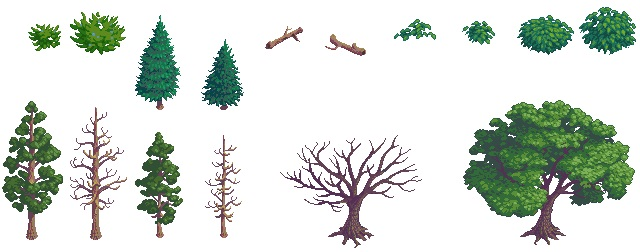
#> input picture 13584586-extract-sprite/1.jpg, 640 x 252 px
$ python extract_sprite.py
#> lines starting #> are read from the running program, lines starting #| are printed output that depends on the picture; after the words box and inside, x2 and y2 are one past the last pixel; in counts of white or black regions, pixels touching at a corner belong together
import cv2

image = cv2.imread('1.jpg')
#> image is the input picture: shape (252, 640, 3); mean B, G, R 212.3, 219.7, 212.5
original = image.copy()
gray = cv2.cvtColor(image, cv2.COLOR_BGR2GRAY)
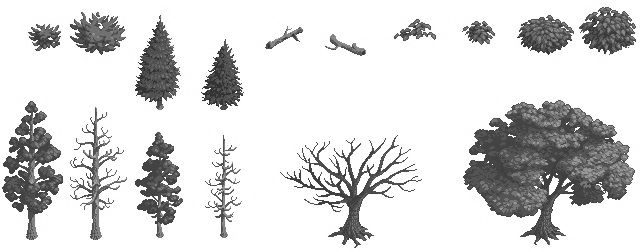
#> gray: shape (252, 640); min 1, max 255, mean 216.7
thresh = cv2.threshold(gray, 0, 255, cv2.THRESH_BINARY_INV + cv2.THRESH_OTSU)[1]
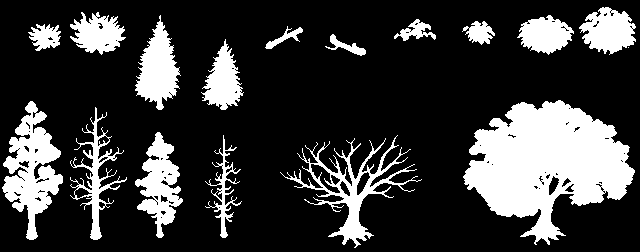
#> thresh: shape (252, 640); 22.6% white; 17 white regions (1 under 20 px), largest, box (x1, y1, x2, y2) and area: (463, 100, 635, 245) 14294, (2, 101, 63, 240) 3964, (280, 135, 422, 248) 2969

kernel = cv2.getStructuringElement(cv2.MORPH_RECT, (3,3))
close = cv2.morphologyEx(thresh, cv2.MORPH_CLOSE, kernel, iterations=2)
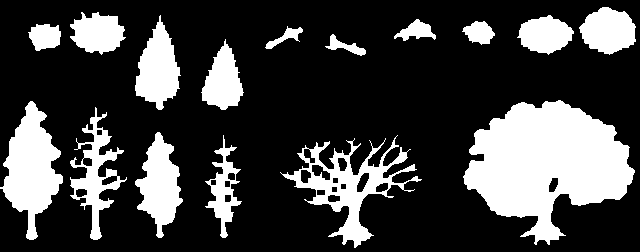
#> close: shape (252, 640); 25.7% white; 16 white regions, largest, box (x1, y1, x2, y2) and area: (463, 100, 635, 245) 14778, (0, 101, 63, 240) 4516, (280, 135, 422, 248) 4224
dilate = cv2.dilate(close, kernel, iterations=1)
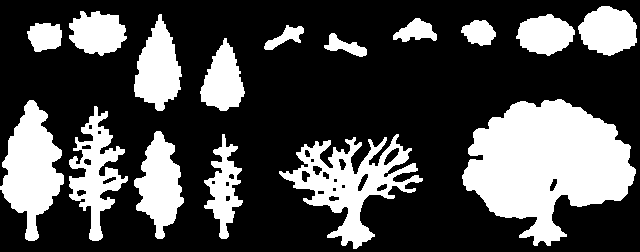
#> dilate: shape (252, 640); 29.9% white; 16 white regions

cnts = cv2.findContours(dilate, cv2.RETR_EXTERNAL, cv2.CHAIN_APPROX_SIMPLE)
#> cnts = 16 contours; largest, box (x1, y1, x2, y2) and area: (462, 99, 636, 246) 15384, (279, 134, 423, 249) 6058, (0, 100, 64, 241) 4809, (69, 106, 128, 241) 3132, (134, 131, 184, 239) 2939
cnts = cnts[0] if len(cnts) == 2 else cnts[1]

sprite_number = 0
for c in cnts:
    x,y,w,h = cv2.boundingRect(c)
    ROI = image[y:y+h, x:x+w]
    cv2.imwrite('sprite_{}.png'.format(sprite_number), ROI)
    cv2.rectangle(image, (x, y), (x + w, y + h), (36,255,12), 2)
    sprite_number += 1
#> this loop made 16 passes
#> (x, y, w, h) on passes 1 to 12: (279, 134, 144, 115), (204, 134, 39, 105), (134, 131, 50, 108), (69, 106, 59, 135), (0, 100, 64, 141), (462, 99, 174, 147), (200, 38, 45, 73), (324, 33, 43, 24), (264, 25, 40, 25), (27, 23, 35, 29), (461, 20, 35, 26), (393, 18, 44, 24)
#> pass 1, `ROI = image[y:y+h, x:x+w]`:
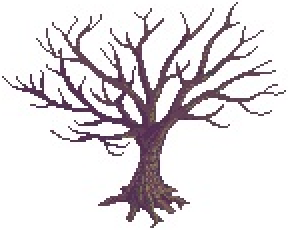
#> ROI: shape (115, 144, 3) (shown 2 times larger); mean B, G, R 223.5, 220.3, 225.3
#> pass 3, `ROI = image[y:y+h, x:x+w]`:
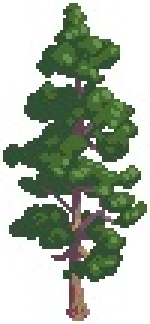
#> ROI: shape (108, 50, 3) (shown 3 times larger); mean B, G, R 165.7, 181.5, 170.3
#> after the loop:
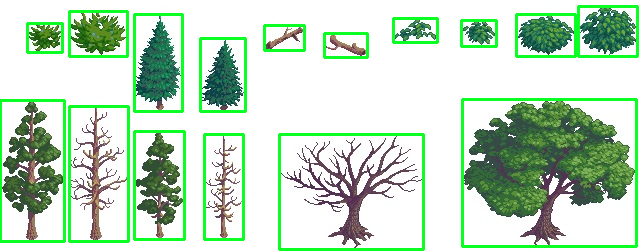
#> image: shape (252, 640, 3); 7.99% of pixels changed, all inside (x1, y1, x2, y2) = (0, 5, 639, 251)
#> after the loop, sprite_number = 16

cv2.imshow('thresh', thresh)
cv2.imshow('dilate', dilate)
cv2.imshow('image', image)
cv2.waitKey()

$ run again, with 13584586-extract-sprite/ROIS.PNG saved as 13584586-extract-sprite/1.jpg
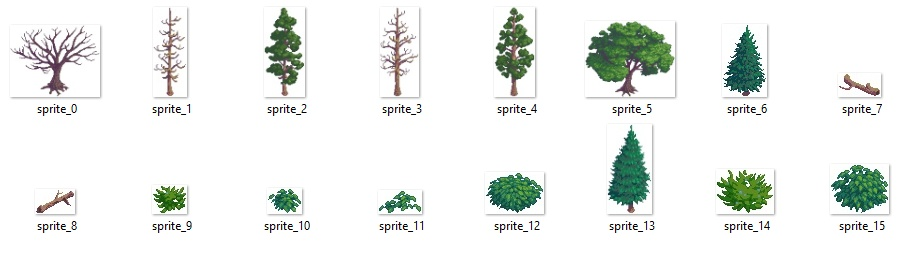
#> input picture 13584586-extract-sprite/ROIS.PNG, 907 x 256 px
#> image is the input picture: shape (256, 907, 3); mean B, G, R 236.1, 239, 235.7
#> `thresh = cv2.threshold(gray, 0, 255, cv2.THRESH_BINARY_INV + cv2.THRES..`:
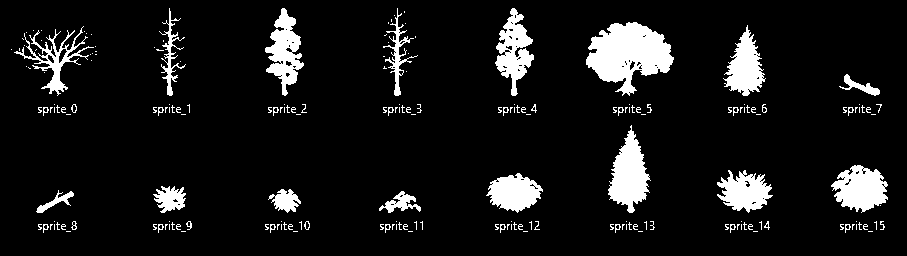
#> thresh: shape (256, 907); 9.3% white; 204 white regions (163 under 20 px), largest, box (x1, y1, x2, y2) and area: (586, 22, 674, 96) 3844, (608, 125, 651, 213) 2016, (831, 165, 888, 213) 1776
#> close: shape (256, 907); 11.4% white; 71 white regions (25 under 20 px), largest, box (x1, y1, x2, y2) and area: (586, 22, 674, 96) 4020, (608, 125, 651, 213) 2140, (14, 26, 97, 96) 2028
#> dilate: shape (256, 907); 14.2% white; 39 white regions
#> cnts = 39 contours; largest, box (x1, y1, x2, y2) and area: (585, 21, 675, 97) 4254, (10, 25, 98, 97) 2594, (607, 124, 652, 214) 2302, (830, 164, 889, 214) 2074, (494, 7, 535, 97) 2040
#> the loop `for c in cnts:` made 39 passes
#> (x, y, w, h) on passes 1 to 8: (873, 220, 13, 11), (839, 220, 35, 14), (758, 220, 13, 11), (724, 220, 35, 14), (643, 220, 13, 11), (609, 220, 35, 14), (528, 220, 13, 11), (494, 220, 35, 14)
#> after the loop `for c in cnts:`:
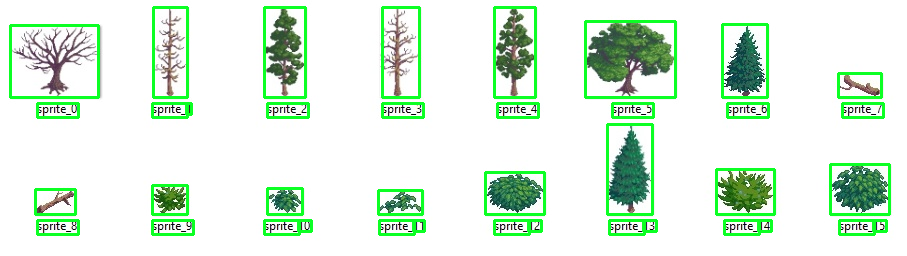
#> image: shape (256, 907, 3); 6.87% of pixels changed, all inside (x1, y1, x2, y2) = (9, 6, 891, 236)
#> after the loop `for c in cnts:`: sprite_number = 39
